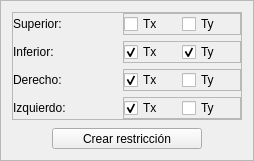
             <widget class="QFrame" name="frame_boundary1">
              <property name="sizePolicy">
               <sizepolicy hsizetype="Preferred" vsizetype="Preferred">
                <horstretch>0</horstretch>
                <verstretch>0</verstretch>
               </sizepolicy>
              </property>
              <property name="toolTip">
               <string>Tx/Ty fija el desplazamiento en x/y. En la etapa de consolidación, un borde restringido es además impermeable; uno libre drena.</string>
              </property>
              <property name="frameShape">
               <enum>QFrame::Shape::StyledPanel</enum>
              </property>
              <property name="frameShadow">
               <enum>QFrame::Shadow::Raised</enum>
              </property>
              <layout class="QVBoxLayout" name="verticalLayout_7">
               <property name="spacing">
                <number>8</number>
               </property>
               <item>
                <widget class="QFrame" name="frame_4">
                 <property name="styleSheet">
                  <string notr="true"/>
                 </property>
                 <property name="frameShape">
                  <enum>QFrame::Shape::StyledPanel</enum>
                 </property>
                 <property name="frameShadow">
                  <enum>QFrame::Shadow::Raised</enum>
                 </property>
                 <layout class="QFormLayout" name="formLayout_4">
                  <property name="horizontalSpacing">
                   <number>0</number>
                  </property>
                  <property name="verticalSpacing">
                   <number>6</number>
                  </property>
                  <property name="leftMargin">
                   <number>0</number>
                  </property>
                  <property name="topMargin">
                   <number>0</number>
                  </property>
                  <property name="rightMargin">
                   <number>0</number>
                  </property>
                  <property name="bottomMargin">
                   <number>0</number>
                  </property>
                  <item row="0" column="0">
                   <widget class="QLabel" name="label_textBoundary1_2">
                    <property name="minimumSize">
                     <size>
                      <width>110</width>
                      <height>0</height>
                     </size>
                    </property>
                    <property name="text">
                     <string>Superior:</string>
                    </property>
                    <property name="QLabelStyle" stdset="0">
                     <number>3</number>
                    </property>
                    <property name="QCheckBoxStyle" stdset="0">
                     <number>1</number>
                    </property>
                   </widget>
                  </item>
                  <item row="1" column="0">
                   <widget class="QLabel" name="label_textBoundary2_2">
                    <property name="minimumSize">
                     <size>
                      <width>110</width>
                      <height>0</height>
                     </size>
                    </property>
                    <property name="text">
                     <string>Inferior:</string>
                    </property>
                    <property name="QLabelStyle" stdset="0">
                     <number>3</number>
                    </property>
                   </widget>
                  </item>
                  <item row="2" column="0">
                   <widget class="QLabel" name="label_textBoundary2_3">
                    <property name="minimumSize">
                     <size>
                      <width>110</width>
                      <height>0</height>
                     </size>
                    </property>
                    <property name="text">
                     <string>Derecho:</string>
                    </property>
                    <property name="QLabelStyle" stdset="0">
                     <number>3</number>
                    </property>
                   </widget>
                  </item>
                  <item row="3" column="1">
                   <widget class="QFrame" name="frame_2">
                    <property name="sizePolicy">
                     <sizepolicy hsizetype="Preferred" vsizetype="Preferred">
                      <horstretch>0</horstretch>
                      <verstretch>0</verstretch>
                     </sizepolicy>
                    </property>
                    <property name="frameShape">
                     <enum>QFrame::Shape::StyledPanel</enum>
                    </property>
                    <property name="frameShadow">
                     <enum>QFrame::Shadow::Raised</enum>
                    </property>
                    <layout class="QHBoxLayout" name="horizontalLayout_17">
                     <property name="spacing">
                      <number>0</number>
                     </property>
                     <property name="leftMargin">
                      <number>0</number>
                     </property>
                     <property name="topMargin">
                      <number>0</number>
                     </property>
                     <property name="rightMargin">
                      <number>0</number>
                     </property>
                     <property name="bottomMargin">
                      <number>0</number>
                     </property>
                     <item>
                      <widget class="QCheckBox" name="checkBox_BoundaryRestrictionTXleft">
                       <property name="text">
                        <string>Tx</string>
                       </property>
                       <property name="checked">
                        <bool>true</bool>
                       </property>
                       <property name="QCheckBoxStyle" stdset="0">
                        <number>1</number>
                       </property>
                      </widget>
                     </item>
                     <item>
                      <widget class="QCheckBox" name="checkBox_BoundaryRestrictionTYleft">
                       <property name="text">
                        <string>Ty</string>
                       </property>
                       <property name="checked">
                        <bool>false</bool>
                       </property>
                       <property name="QCheckBoxStyle" stdset="0">
                        <number>1</number>
                       </property>
                      </widget>
                     </item>
                    </layout>
                   </widget>
                  </item>
                  <item row="3" column="0">
                   <widget class="QLabel" name="label_textBoundary2_4">
                    <property name="minimumSize">
                     <size>
                      <width>110</width>
                      <height>0</height>
                     </size>
                    </property>
                    <property name="text">
                     <string>Izquierdo:</string>
                    </property>
                    <property name="QLabelStyle" stdset="0">
                     <number>3</number>
                    </property>
                   </widget>
                  </item>
                  <item row="2" column="1">
                   <widget class="QFrame" name="frame_5">
                    <property name="sizePolicy">
                     <sizepolicy hsizetype="Preferred" vsizetype="Preferred">
                      <horstretch>0</horstretch>
                      <verstretch>0</verstretch>
                     </sizepolicy>
                    </property>
                    <property name="frameShape">
                     <enum>QFrame::Shape::StyledPanel</enum>
                    </property>
                    <property name="frameShadow">
                     <enum>QFrame::Shadow::Raised</enum>
                    </property>
                    <layout class="QHBoxLayout" name="horizontalLayout_19">
                     <property name="spacing">
                      <number>0</number>
                     </property>
                     <property name="leftMargin">
                      <number>0</number>
                     </property>
                     <property name="topMargin">
                      <number>0</number>
                     </property>
                     <property name="rightMargin">
                      <number>0</number>
                     </property>
                     <property name="bottomMargin">
                      <number>0</number>
                     </property>
                     <item>
                      <widget class="QCheckBox" name="checkBox_BoundaryRestrictionTXRight">
                       <property name="text">
                        <string>Tx</string>
                       </property>
                       <property name="checked">
                        <bool>true</bool>
                       </property>
                       <property name="QCheckBoxStyle" stdset="0">
                        <number>1</number>
                       </property>
                      </widget>
                     </item>
                     <item>
                      <widget class="QCheckBox" name="checkBox_BoundaryRestrictionTYRight">
                       <property name="text">
                        <string>Ty</string>
                       </property>
                       <property name="checked">
                        <bool>false</bool>
                       </property>
                       <property name="QCheckBoxStyle" stdset="0">
                        <number>1</number>
                       </property>
                      </widget>
                     </item>
                    </layout>
                   </widget>
                  </item>
                  <item row="1" column="1">
                   <widget class="QFrame" name="frame_6">
                    <property name="sizePolicy">
                     <sizepolicy hsizetype="Preferred" vsizetype="Preferred">
                      <horstretch>0</horstretch>
                      <verstretch>0</verstretch>
                     </sizepolicy>
                    </property>
                    <property name="frameShape">
                     <enum>QFrame::Shape::StyledPanel</enum>
                    </property>
                    <property name="frameShadow">
                     <enum>QFrame::Shadow::Raised</enum>
                    </property>
                    <layout class="QHBoxLayout" name="horizontalLayout_20">
                     <property name="spacing">
                      <number>0</number>
                     </property>
                     <property name="leftMargin">
                      <number>0</number>
                     </property>
                     <property name="topMargin">
                      <number>0</number>
                     </property>
                     <property name="rightMargin">
                      <number>0</number>
                     </property>
                     <property name="bottomMargin">
                      <number>0</number>
                     </property>
                     <item>
                      <widget class="QCheckBox" name="checkBox_BoundaryRestrictionTXBottom">
                       <property name="text">
                        <string>Tx</string>
                       </property>
                       <property name="checked">
                        <bool>true</bool>
                       </property>
                       <property name="QCheckBoxStyle" stdset="0">
                        <number>1</number>
                       </property>
                      </widget>
                     </item>
                     <item>
                      <widget class="QCheckBox" name="checkBox_BoundaryRestrictionTYBottom">
                       <property name="text">
                        <string>Ty</string>
                       </property>
                       <property name="checked">
                        <bool>true</bool>
                       </property>
                       <property name="QCheckBoxStyle" stdset="0">
                        <number>1</number>
                       </property>
                      </widget>
                     </item>
                    </layout>
                   </widget>
                  </item>
                  <item row="0" column="1">
                   <widget class="QFrame" name="frame_7">
                    <property name="sizePolicy">
                     <sizepolicy hsizetype="Preferred" vsizetype="Preferred">
                      <horstretch>0</horstretch>
                      <verstretch>0</verstretch>
                     </sizepolicy>
                    </property>
                    <property name="frameShape">
                     <enum>QFrame::Shape::StyledPanel</enum>
                    </property>
                    <property name="frameShadow">
                     <enum>QFrame::Shadow::Raised</enum>
                    </property>
                    <layout class="QHBoxLayout" name="horizontalLayout_21">
                     <property name="spacing">
                      <number>0</number>
                     </property>
                     <property name="leftMargin">
                      <number>0</number>
                     </property>
                     <property name="topMargin">
                      <number>0</number>
                     </property>
                     <property name="rightMargin">
                      <number>0</number>
                     </property>
                     <property name="bottomMargin">
                      <number>0</number>
                     </property>
                     <item>
                      <widget class="QCheckBox" name="checkBox_BoundaryRestrictionTXTop">
                       <property name="text">
                        <string>Tx</string>
                       </property>
                       <property name="checked">
                        <bool>false</bool>
                       </property>
                       <property name="QCheckBoxStyle" stdset="0">
                        <number>1</number>
                       </property>
                      </widget>
                     </item>
                     <item>
                      <widget class="QCheckBox" name="checkBox_BoundaryRestrictionTYTop">
                       <property name="text">
                        <string>Ty</string>
                       </property>
                       <property name="checked">
                        <bool>false</bool>
                       </property>
                       <property name="QCheckBoxStyle" stdset="0">
                        <number>1</number>
                       </property>
                      </widget>
                     </item>
                    </layout>
                   </widget>
                  </item>
                 </layout>
                </widget>
               </item>
               <item>
                <layout class="QHBoxLayout" name="horizontalLayout_18">
                 <property name="spacing">
                  <number>6</number>
                 </property>
                 <item>
                  <spacer name="horizontalSpacer_7">
                   <property name="orientation">
                    <enum>Qt::Orientation::Horizontal</enum>
                   </property>
                   <property name="sizeHint" stdset="0">
                    <size>
                     <width>40</width>
                     <height>20</height>
                    </size>
                   </property>
                  </spacer>
                 </item>
                 <item>
                  <widget class="QToolButton" name="toolButton_boundaryCreate_1">
                   <property name="minimumSize">
                    <size>
                     <width>150</width>
                     <height>0</height>
                    </size>
                   </property>
                   <property name="maximumSize">
                    <size>
                     <width>150</width>
                     <height>16777215</height>
                    </size>
                   </property>
                   <property name="text">
                    <string>Crear restricción</string>
                   </property>
                   <property name="QToolButtonStyle" stdset="0">
                    <number>2</number>
                   </property>
                  </widget>
                 </item>
                 <item>
                  <spacer name="horizontalSpacer_8">
                   <property name="orientation">
                    <enum>Qt::Orientation::Horizontal</enum>
                   </property>
                   <property name="sizeHint" stdset="0">
                    <size>
                     <width>40</width>
                     <height>20</height>
                    </size>
                   </property>
                  </spacer>
                 </item>
                </layout>
               </item>
              </layout>
             </widget>
